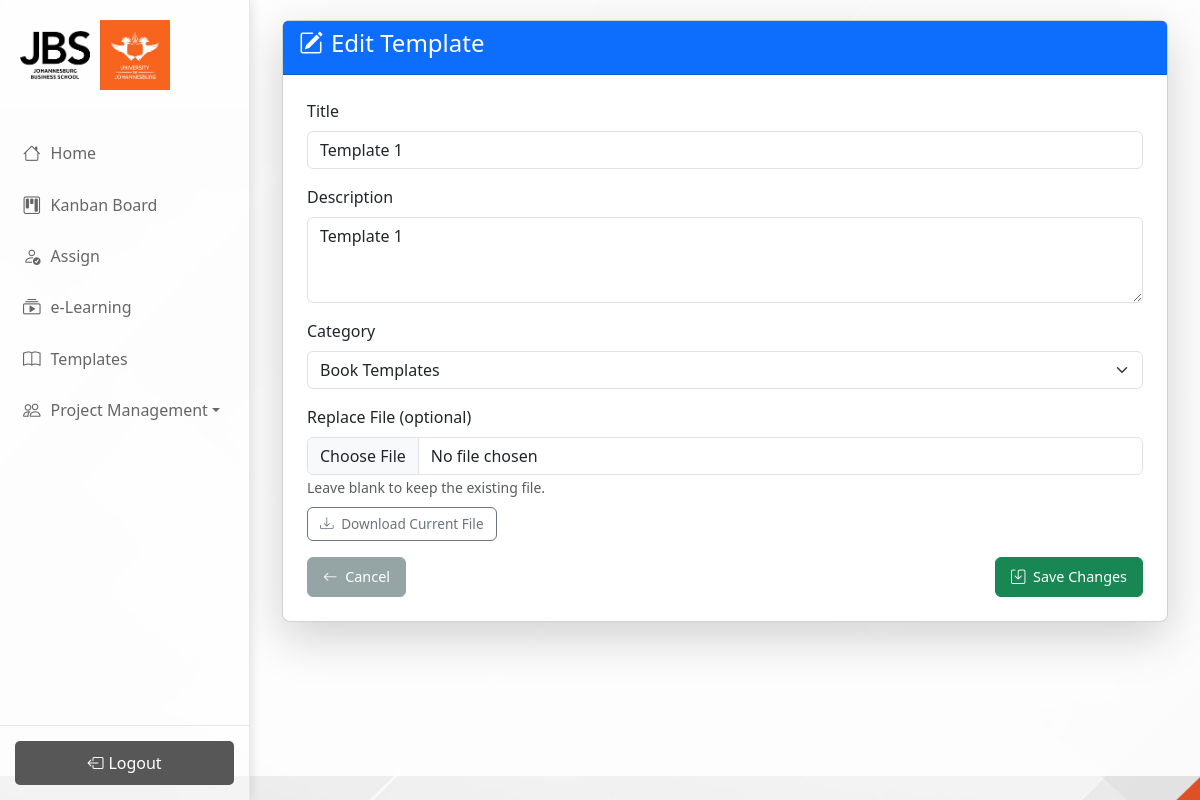
/manager/templates/1/edit/ (signed in), run on the app's committed database.
### manager/models.py (models this page shows, shortened)
class Template(models.Model):
    CATEGORY_CHOICES = [
        ('Book', 'Book Templates'),
        ('Research', 'Research Papers'),
        ('Software', 'Software Development'),
    ]
    title = models.CharField(max_length=100)
    description = models.TextField()
    category = models.CharField(max_length=50, choices=CATEGORY_CHOICES)
    file = models.FileField(upload_to='templates/')
    uploaded_by = models.ForeignKey(settings.AUTH_USER_MODEL, on_delete=models.CASCADE, related_name='uploaded_templates', null=True, blank=True)
    created_at = models.DateTimeField(auto_now_add=True)

### manager/views.py (the view, shortened to what this page needs)
# urls.py: path('templates/<int:pk>/edit/', views.edit_template, name='edit_template'),
@login_required
def edit_template(request, pk):
    template = get_object_or_404(Template, pk=pk, uploaded_by=request.user)
    return render(request, 'manager/edit_template.html', {'template': template})

### templates/manager/edit_template.html (shortened to what this page needs)
{% extends 'manager/home.html' %}
{% load static %}
{% block content %}
<link rel="stylesheet" href="{% static 'css/templates.css' %}">
<div class="container mt-4">
    <div class="card shadow-lg rounded-3">
        <div class="card-header bg-primary text-white">
            <h4><i class="bi bi-pencil-square me-2"></i>Edit Template</h4>
        </div>
        <form method="POST" enctype="multipart/form-data" class="p-4">
            <div class="mb-3">
                <label class="form-label">Title</label>
                <input type="text" name="title" class="form-control" value="{{ template.title }}" required>
            </div>
            <div class="mb-3">
                <label class="form-label">Description</label>
                <textarea name="description" class="form-control" rows="3" required>{{ template.description }}</textarea>
            </div>
            <div class="mb-3">
                <label class="form-label">Category</label>
                <select name="category" class="form-select" required>
                    <option value="Book" {% if template.category == 'Book' %}selected{% endif %}>Book Templates</option>
                </select>
            </div>
            <div class="mb-3">
                <label class="form-label">Replace File (optional)</label>
                <input type="file" name="file" class="form-control">
                <small class="text-muted">Leave blank to keep the existing file.</small><br>
                <a href="{{ template.file.url }}" class="btn btn-sm btn-outline-secondary mt-2" download>
                    <i class="bi bi-download me-1"></i> Download Current File
                </a>
            </div>
            <div class="d-flex justify-content-between">
                <a href="{% url 'templates' %}" class="btn btn-secondary">
                    <i class="bi bi-arrow-left me-1"></i> Cancel
                </a>
                <button type="submit" class="btn btn-success">
                    <i class="bi bi-save me-1"></i> Save Changes
                </button>
            </div>
        </form>
    </div>
</div>
{% endblock %}

### static/css/style.css (style rules this page uses)
:root { --primary: #F26522; --primary-light: #34495e; --primary-dark: #1a252f; --secondary: #e4963c82; --secondary-light: #F26522; --secondary-dark: #F26522; --accent: #e74c3c; --success: #27ae60; --warning: #f39c12; --info: #F26522; --light: #ecf0f1; --dark: #2c3e50; --sidebar-bg: #ffffff84; --sidebar-text: #676666; --sidebar-hover: #F26522; --sidebar-active: #ffffff60; --sidebar-border: #e5e7eb; --text-primary: #2c3e50; --text-secondary: #7f8c8d; }
body { background-image: var(--background-url); background-size: cover; background-repeat: no-repeat; background-position: center center; font-family: 'Segoe UI', Tahoma, Geneva, Verdana, sans-serif; color: var(--text-primary); }
button, .btn { font-size: 0.9rem !important; padding: 8px 15px !important; border-radius: 6px !important; font-weight: 500 !important; transition: all 0.2s ease !important; }
.btn-secondary { background-color: #95a5a6 !important; border-color: #95a5a6 !important; }
.btn-sm { padding: 6px 12px !important; font-size: 0.85rem !important; }

### static/css/templates.css (style rules this page uses)
:root { --primary: #F26522; --primary-light: #34495e; --primary-dark: #1a252f; --secondary: #e4963c82; --secondary-light: #F26522; --secondary-dark: #F26522; --accent: #e74c3c; --success: #27ae60; --warning: #f39c12; --info: #F26522; --light: #ecf0f1; --dark: #2c3e50; --sidebar-bg: #ffffff84; --sidebar-text: #676666; --sidebar-hover: #F26522; --sidebar-active: #ffffff60; --sidebar-border: #e5e7eb; --text-primary: #2c3e50; --text-secondary: #7f8c8d; }
:root { --orange: #F26522; --purple: rgb(75, 3, 81); --light-orange: #F26522; --light-purple: rgb(75, 3, 81); --white: #FFFFFF; --light-gray: #F5F5F5; }
* { margin: 0; padding: 0; box-sizing: border-box; font-family: 'Segoe UI', Tahoma, Geneva, Verdana, sans-serif; }
body { background-image: url(./images/2.png); color: var(--text-primary); font-family: 'Segoe UI', Tahoma, Geneva, Verdana, sans-serif; overflow-y: hidden; }
button, .btn { font-size: 0.9rem !important; padding: 8px 15px !important; border-radius: 6px !important; font-weight: 500 !important; transition: all 0.2s ease !important; }
.btn-secondary { background-color: #95a5a6 !important; border-color: #95a5a6 !important; }
.btn-sm { padding: 6px 12px !important; font-size: 0.85rem !important; }

### data on the page
Template: title "Template 1", description "Template 1", category "Book Templates"
